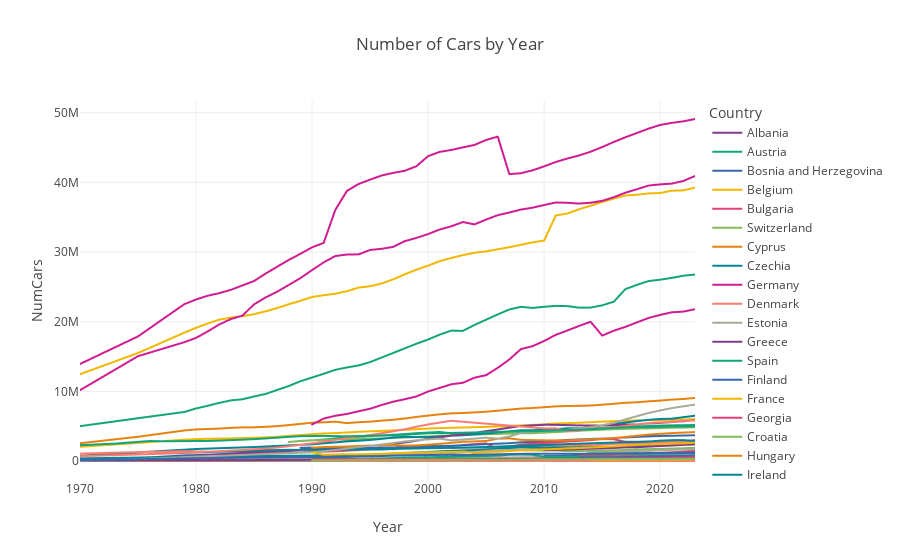

The code cell stored with this chart in its notebook:
### Code cell
fig = px.line(total_passengers_df, x = 'Year', y = 'NumCars', title = 'Number of Cars by Year', color = 'Country', 
              color_discrete_sequence = px.colors.qualitative.Bold)
fig.show()

fig.write_html('cars_vs_year.html')
